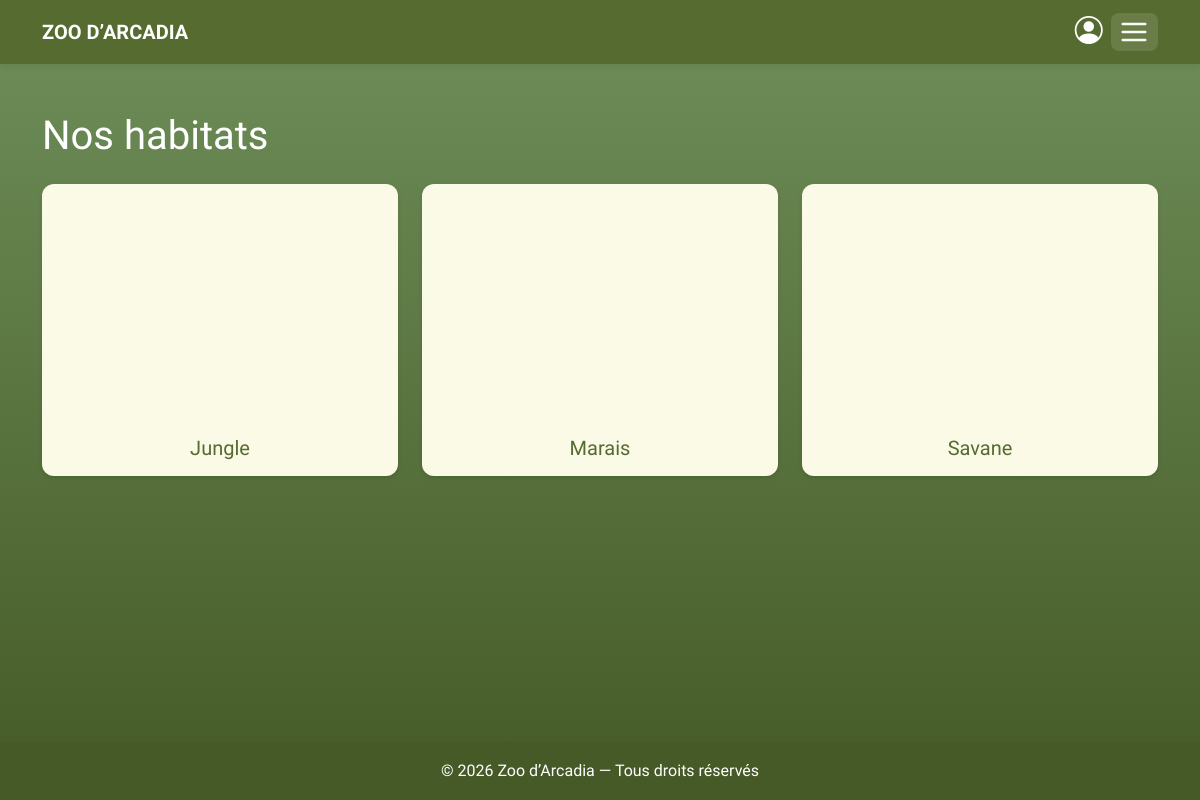
/habitats.php, run on the app's committed database.
### tables this page shows
CREATE TABLE habitats (
  id          INT UNSIGNED NOT NULL AUTO_INCREMENT,
  name        VARCHAR(100) NOT NULL,
  description TEXT         NULL,
  image       VARCHAR(255) NULL,
  created_at  DATETIME     NOT NULL DEFAULT CURRENT_TIMESTAMP,
  PRIMARY KEY (id),
  UNIQUE KEY uq_habitats_name (name)
);

### includes/db.php (called while the page is built, shortened)
<?php
function db(): PDO
{
    $config = require __DIR__ . '/../config/config.php';
    $dsn = sprintf(
        'mysql:host=%s;port=%d;dbname=%s;charset=%s',
        $config['host'],
        $config['port'],
        $config['database'],
        $config['charset']
    );
    $pdo = new PDO($dsn, $config['user'], $config['password'], [
        PDO::ATTR_ERRMODE => PDO::ERRMODE_EXCEPTION,
        PDO::ATTR_DEFAULT_FETCH_MODE => PDO::FETCH_ASSOC,
        PDO::ATTR_EMULATE_PREPARES => false,
    ]);
    return $pdo;
}

### includes/fonctions.php (called while the page is built, shortened)
<?php
function e(?string $texte): string
{
    return htmlspecialchars($texte ?? '', ENT_QUOTES, 'UTF-8');
}

### habitats.php (the view, shortened to what this page needs)
<?php
require __DIR__ . '/includes/db.php';
require __DIR__ . '/includes/fonctions.php';
$habitats = db()->query('SELECT id, name, image FROM habitats ORDER BY name')->fetchAll();
require __DIR__ . '/includes/header.php';
?>
  <main class="py-5">
    <div class="container">
      <h1 class="text-white mb-4">Nos habitats</h1>
      <div class="row row-cols-1 row-cols-sm-2 row-cols-lg-3 g-4">
        <?php foreach ($habitats as $unHabitat): ?>
          <div class="col">
            <a href="habitat.php?id=<?= (int) $unHabitat['id'] ?>"
               class="card h-100 p-3 text-center text-decoration-none btn-text-green">
              <?php if ($unHabitat['image']): ?>
                <img src="<?= e($unHabitat['image']) ?>"
                     alt="Habitat <?= e($unHabitat['name']) ?>"
                     class="photo-service mb-3" loading="lazy" decoding="async">
              <?php endif; ?>
              <h2 class="h5 mb-0"><?= e($unHabitat['name']) ?></h2>
            </a>
          </div>
        <?php endforeach; ?>
      </div>
    </div>
  </main>
<?php require __DIR__ . '/includes/footer.php'; ?>

### style.css (style rules this page uses)
:root { --green-dark: #556b2f; --green-dark-rgb: 85, 107, 47; --green-laurel: #6b8e23; --green-footer: #455a26; --cream: #fafae6; --gray-light: #d3d3d3; --gray: #808080; --orange-peru: #cd853f; --orange-red: #ff4500; --brown-saddle: #8b4513; --text-dark: #1a1a1a; --text-light: #ffffff; --hover: #ffd8c9; --font-title: "Inknut Antiqua", serif; --font-body: "Averia Sans Libre", sans-serif; --radius: 12px; --shadow-sm: 0 2px 4px rgba(0, 0, 0, 0.1); --shadow-md: 0 4px 10px rgba(0, 0, 0, 0.15); }
body { margin: 0; line-height: 1.6; font-family: var(--font-body); color: var(--text-dark); background: var(--cream); min-height: 100vh; display: flex; flex-direction: column; }
main { flex: 1; }
h1, h2, h3, h4, h5 { font-family: var(--font-title); color: var(--green-dark); }
a { text-decoration: none; }
.card, .panel { background: var(--cream); border-radius: var(--radius); box-shadow: var(--shadow-sm); padding: 1rem; border: 0; }
.btn-text-green { color: var(--green-dark); transition: color 0.2s ease; }
.photo-service { width: 100%; height: 220px; object-fit: cover; }
.bg-habitat { background: linear-gradient(180deg, #6f8f5a 0%, #455a26 100%); min-height: 100vh; }
.card h2, .card h3 { color: var(--green-dark); }

### data on the page
habitats: image (picture), name "Jungle"
habitats: image (picture), name "Marais"
habitats: image (picture), name "Savane"
